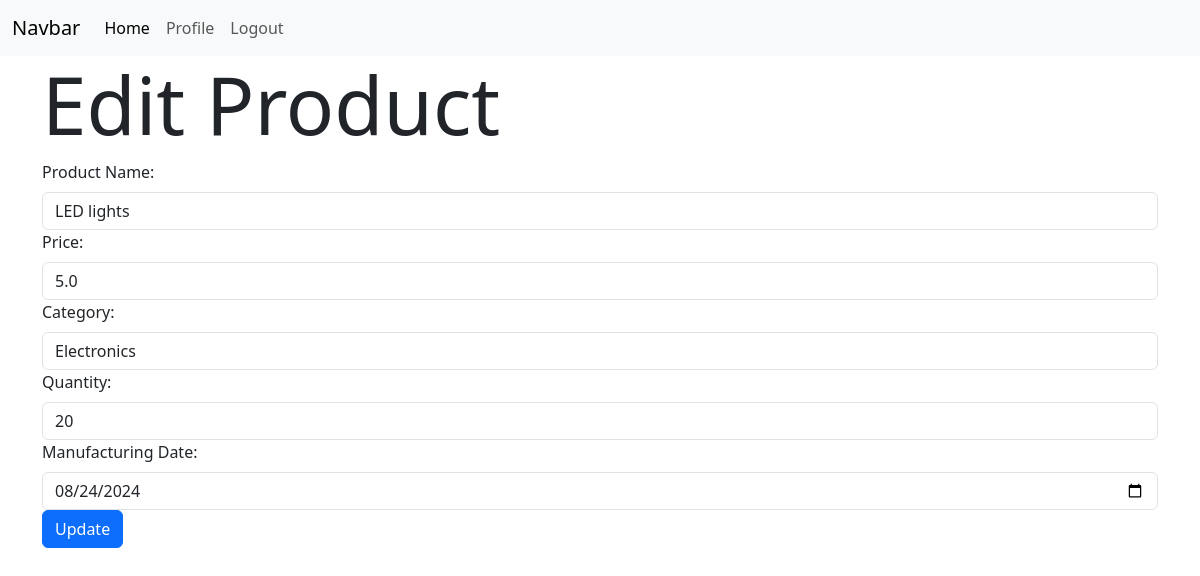
/product/3/edit (signed in), run on the app's committed database.
### models.py (models this page shows)
class Product(db.Model):
    id = db.Column(db.Integer, primary_key=True)
    name = db.Column(db.String(32), unique=True)
    price = db.Column(db.Float, nullable=False)
    category_id = db.Column(db.Integer, db.ForeignKey('category.id'),nullable=False)
    quantity = db.Column(db.Integer, nullable=False)
    man_date = db.Column(db.Date, nullable=False)
    carts = db.relationship('Cart', backref='product', lazy=True, cascade="all, delete")
    orders = db.relationship('Order', backref='product', lazy=True, cascade="all, delete")

### routes.py (the view)
@app.route('/product/<int:id>/edit')
@admin_required
def edit_product(id):
    categories = Category.query.all()
    product = Product.query.get(id)
    return render_template('product/edit.html',categories=categories,product=product)

### routes.py (called while the page is built)
def admin_required(func):
    @wraps(func)
    def inner(*args, **kwargs):
        if 'user_id' not in session:
            flash('Please login to continue')
            return redirect(url_for('login'))
        user = User.query.get(session['user_id'])
        if not user.is_admin:
            flash('You are not authorized to access this page')
            return redirect(url_for('index'))
        return func(*args, **kwargs)
    return inner

### templates/Product/edit.html (shortened to what this page needs)
{% extends 'layout.html' %}
{% block content %}
<h1 class="display-1">
    Edit Product
</h1>
 <form action="{{url_for('edit_product_post',id=product.id)}}" method="post" class="form">
    <div class="form-group">
        <label for="name" class="form-label">Product Name:</label>
        <input type="text"
        name="name"
        id="name"
        class="form-control"
        value="{{product.name}}"
        required>
    </div>
    <div class="form-group">
        <label for="price" class="form-label">Price:</label>
        <input type="number"
        name="price"
        min="1"
        value="{{product.price}}"
        id="price"
        class="form-control"
        required>
    </div>
    <div class="form-group">
        <label for="category_id" class="form-label">Category:</label>
        <select name="category_id" id="category_id" class="form-control" required>
            {% for cat in categories %}
                {% if cat.id == product.category_id %}
                    <option selected value="{{ cat.id }}">{{ cat.name }}</option>
                {% else %}
                    <option value="{{ cat.id }}">{{ cat.name }}</option>
                {% endif %}
            {% endfor %}
        </select>
    </div>
    <div class="form-group">
        <label for="quantity" class="form-label">Quantity:</label>
        <input type="text"
        name="quantity"
        min="1"
        value="{{product.quantity}}"
        id="quantity"
        class="form-control"
        required>
    </div>
    <div class="form-group">
        <label for="man_date" class="form-label">Manufacturing Date:</label>
        <input type="date"
        name="man_date"
        value="{{product.man_date}}"
        id="man_date"
        class="form-control"
        required>
    </div>
    <div>
            <button type="submit" class="btn btn-primary">
             Update</button>
    </div>
</form>
{% endblock %}

### data on the page
Product: name "LED lights", price "5.0", quantity "20", man_date "08/24/2024"

### other printed values
form field category_id "Electronics"
